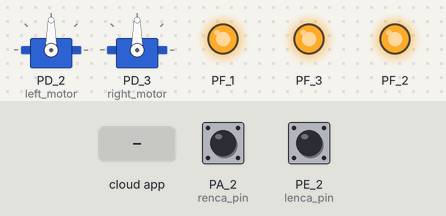
A sketch run on a simulated TI Tiva C LaunchPad. Parts: 2 × servo, output pins drawn as LEDs (lit = HIGH). The inputs (shaded band) are chosen by the test bench; at power-on: PA_2 (renca_pin) HIGH, PE_2 (lenca_pin) HIGH. The ROS host is connected and sends only what is stated.

Above: at 1.2 s.
1.3 s: the phone or cloud app sets left to -100
At 2.5 s:
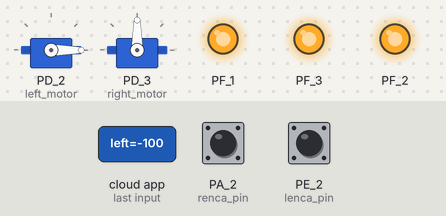
2.8 s: the phone or cloud app sets right to -100
At 3.6 s:
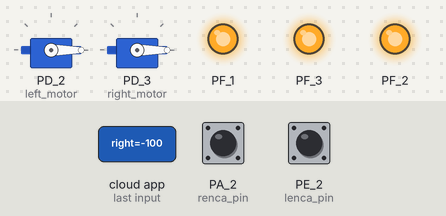
4.3 s: the phone or cloud app sets left to 0
At 5.1 s:
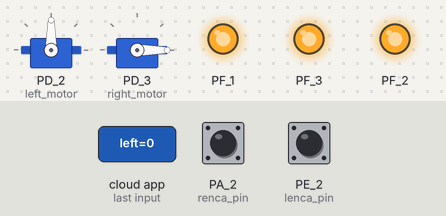
5.8 s: the phone or cloud app sets right to 100
At 6.2 s:
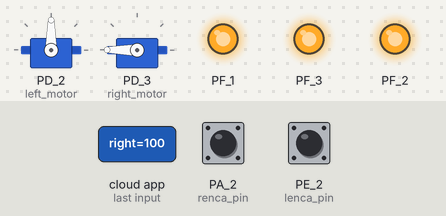
7.3 s: the phone or cloud app sets left to 100
At 8.5 s:
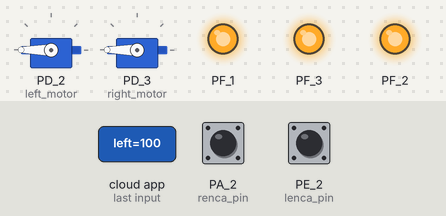
8.8 s: the phone or cloud app sets right to 0
At 9.6 s:
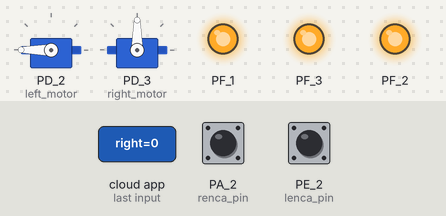
Timing chart, 0 to 11.3 s (numbered marks = the images above; inputs shaded):
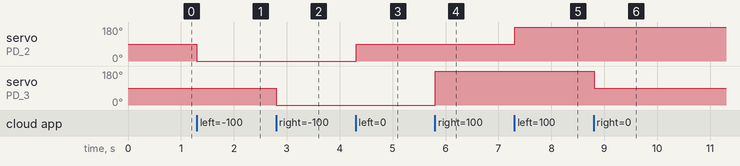

The sketch:

TM4C.ino
```cpp
/**
This node runs on the MCU. To edit it you need to follow the tutorials at
http://wiki.ros.org/rosserial_tivac/Tutorials/Energia%20Setup.
*/

#include <ros.h>
#include <std_msgs/ColorRGBA.h>
#include <std_msgs/Float32.h>
#include <std_msgs/Bool.h>
#include <std_msgs/Int32.h>
#include <Servo.h>

int lpwm_pin = PD_2,
    rpwm_pin = PD_3,
    lenca_pin= PE_2,
    lencb_pin= PE_3,
    renca_pin= PA_2,
    rencb_pin= PA_3;

Servo left_motor;
Servo right_motor;

ros::NodeHandle nh;

std_msgs::Int32 left_ticks;
std_msgs::Int32 right_ticks;
std_msgs::Bool zero;

void color_cb(const std_msgs::ColorRGBA& msg){
    analogWrite(RED_LED, msg.r * msg.a);
    analogWrite(GREEN_LED, msg.g * msg.a);
    analogWrite(BLUE_LED, msg.b * msg.a);
}

//TODO: add watchdog
void left_cb(const std_msgs::Float32& msg){
    left_motor.write(90 + msg.data * 90);
}

void right_cb(const std_msgs::Float32& msg){
    right_motor.write(90 + msg.data * 90);
}

void zero_cb(const std_msgs::Bool& msg){
    if(msg.data){
      left_ticks.data = 0;
      right_ticks.data = 0;
    }
}

ros::Subscriber < std_msgs::ColorRGBA > color_sub("led", &color_cb);
ros::Subscriber < std_msgs::Bool > zero_sub("zero", &zero_cb);
ros::Subscriber < std_msgs::Float32 > left_sub("left", &left_cb);
ros::Subscriber < std_msgs::Float32 > right_sub("right", &right_cb);

void left_encoder_int(){
    if(digitalRead(lencb_pin)){
      --left_ticks.data;
    }
    else{
      ++left_ticks.data;
    }
}

void right_encoder_int(){
    if(digitalRead(rencb_pin)){
      --right_ticks.data;
    }
    else{
      ++right_ticks.data;
    }
}

ros::Publisher left_pub("lticks", &left_ticks);
ros::Publisher right_pub("rticks", &right_ticks);

void setup(){
    pinMode(RED_LED, OUTPUT);
    pinMode(GREEN_LED, OUTPUT);
    pinMode(BLUE_LED, OUTPUT);

    pinMode(lenca_pin, INPUT);
    pinMode(lencb_pin, INPUT);
    pinMode(renca_pin, INPUT);
    pinMode(rencb_pin, INPUT);

    left_ticks.data = 0;
    right_ticks.data = 0;
    attachInterrupt(lenca_pin, &left_encoder_int, RISING);
    attachInterrupt(renca_pin, &right_encoder_int, RISING);

    analogWrite(RED_LED, 255);
    analogWrite(GREEN_LED, 255);
    analogWrite(BLUE_LED, 255);

    left_motor.attach(PD_2);
    right_motor.attach(PD_3);

    nh.initNode();
    nh.subscribe(color_sub);
    nh.subscribe(left_sub);
    nh.subscribe(right_sub);

    nh.advertise(left_pub);
    nh.advertise(right_pub);
}

void loop(){
    left_pub.publish(&left_ticks);
    right_pub.publish(&right_ticks);
    nh.spinOnce();
    delay(10);
}
```

Measured:
- after the input at 1.3 s, servo on PD_2 (left_motor): 90° → 0° at once
- after the input at 2.8 s, servo on PD_3 (right_motor): 90° → 0° at once
- after the input at 4.3 s, servo on PD_2 (left_motor): 0° → 90° at once
- after the input at 5.8 s, servo on PD_3 (right_motor): 0° → 180° at once
- after the input at 7.3 s, servo on PD_2 (left_motor): 90° → 180° at once
- after the input at 8.8 s, servo on PD_3 (right_motor): 180° → 90° at once
